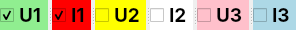
   <widget class="QSplitter" name="splitter">
    <property name="geometry">
     <rect>
      <x>500</x>
      <y>340</y>
      <width>270</width>
      <height>23</height>
     </rect>
    </property>
    <property name="orientation">
     <enum>Qt::Horizontal</enum>
    </property>
    <widget class="QCheckBox" name="checkBox_U1">
     <property name="font">
      <font>
       <family>-apple-system</family>
       <pointsize>14</pointsize>
       <weight>75</weight>
       <bold>true</bold>
      </font>
     </property>
     <property name="styleSheet">
      <string notr="true">background:lightgreen</string>
     </property>
     <property name="text">
      <string>U1</string>
     </property>
     <property name="checked">
      <bool>true</bool>
     </property>
    </widget>
    <widget class="QCheckBox" name="checkBox_I1">
     <property name="font">
      <font>
       <family>-apple-system</family>
       <pointsize>14</pointsize>
       <weight>75</weight>
       <bold>true</bold>
      </font>
     </property>
     <property name="styleSheet">
      <string notr="true">background:red</string>
     </property>
     <property name="text">
      <string>I1</string>
     </property>
     <property name="checked">
      <bool>true</bool>
     </property>
    </widget>
    <widget class="QCheckBox" name="checkBox_U2">
     <property name="font">
      <font>
       <family>-apple-system</family>
       <pointsize>14</pointsize>
       <weight>75</weight>
       <bold>true</bold>
      </font>
     </property>
     <property name="styleSheet">
      <string notr="true">background:yellow</string>
     </property>
     <property name="text">
      <string>U2</string>
     </property>
     <property name="checked">
      <bool>false</bool>
     </property>
    </widget>
    <widget class="QCheckBox" name="checkBox_I2">
     <property name="font">
      <font>
       <family>-apple-system</family>
       <pointsize>14</pointsize>
       <weight>75</weight>
       <bold>true</bold>
      </font>
     </property>
     <property name="styleSheet">
      <string notr="true">background:white</string>
     </property>
     <property name="text">
      <string>I2</string>
     </property>
     <property name="checked">
      <bool>false</bool>
     </property>
    </widget>
    <widget class="QCheckBox" name="checkBox_U3">
     <property name="font">
      <font>
       <family>-apple-system</family>
       <pointsize>14</pointsize>
       <weight>75</weight>
       <bold>true</bold>
      </font>
     </property>
     <property name="styleSheet">
      <string notr="true">background:pink</string>
     </property>
     <property name="text">
      <string>U3</string>
     </property>
     <property name="checked">
      <bool>false</bool>
     </property>
    </widget>
    <widget class="QCheckBox" name="checkBox_I3">
     <property name="font">
      <font>
       <family>-apple-system</family>
       <pointsize>14</pointsize>
       <weight>75</weight>
       <bold>true</bold>
      </font>
     </property>
     <property name="styleSheet">
      <string notr="true">background:lightblue</string>
     </property>
     <property name="text">
      <string>I3</string>
     </property>
     <property name="checked">
      <bool>false</bool>
     </property>
    </widget>
   </widget>
